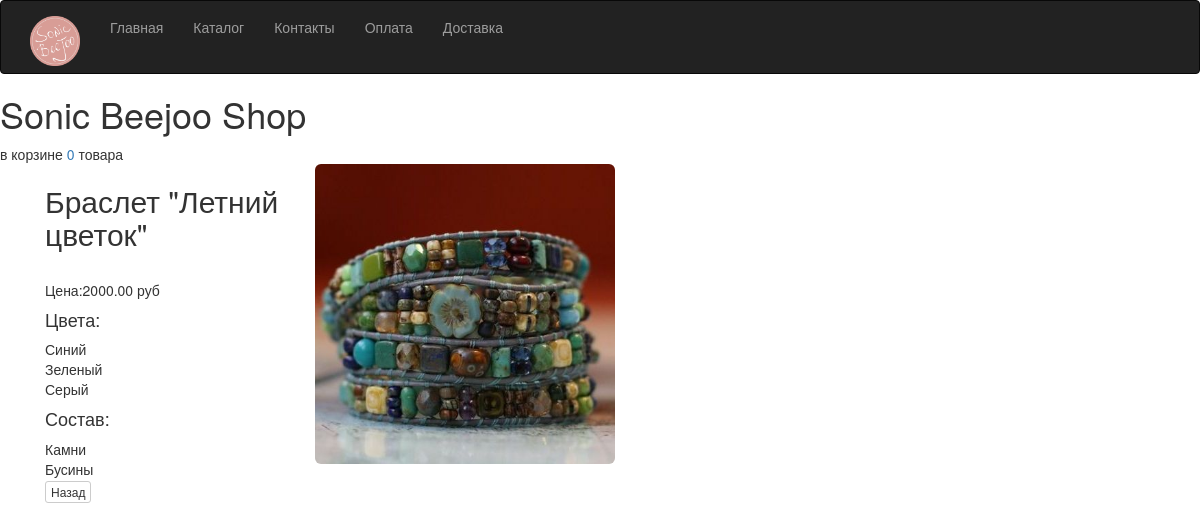
The app's page /good/4/ with its own data.
### sonic_beejoo/models.py (models this page shows)
class Good(models.Model):
    category = models.ForeignKey('Category')
    design_types = models.ManyToManyField('DesignType')
    colors = models.ManyToManyField('Color',related_name='all_colors')
    title = models.CharField(max_length=50, blank=False)
    short_description = models.CharField(max_length=100)
    full_description = models.TextField(blank=True)
    price = models.DecimalField(max_digits=10, decimal_places=2)
    sale = models.DecimalField(max_digits=10, decimal_places=2, default=0)
    img_uri = models.ImageField(upload_to='goods_img', blank=True)
    img_second_uri = models.ImageField(upload_to='goods_img', blank=True)
    data_created = models.DateTimeField(default=timezone.now())
    amount = models.IntegerField(default=1)
    slug = models.SlugField(max_length=50, blank=False, unique=True)
    is_displayed = models.BooleanField(default=True)
    class Meta:
        verbose_name_plural = 'Товар'

class Color(models.Model):
    name = models.CharField(max_length=20, blank=False, unique=True)
    is_displayed = models.BooleanField(default=True)
    class Meta:
        verbose_name_plural = 'Цвет'
    def __str__(self):
        return self.name

class DesignType(models.Model):
    name = models.CharField('Тип изделия', max_length=50, blank=False, unique=True)
    is_displayed = models.BooleanField('Отображать', default=True)
    class Meta:
        verbose_name_plural = 'Состав'
    def __str__(self):
        return self.name

### sonic_beejoo/views.py (the view)
# urls.py: url(r'^good/(?P<product_id>[0-9]+)/', good, name='good'),
def good(request, product_id):
    if request.method == 'GET':
        in_basket = str(len(request.session['inbasket'])) if 'inbasket' in request.session else 0
        return render(request, 'sonic_beejoo/good.html', {'goood': Good.objects.get(id=product_id), 'inbasket': in_basket})
    return HttpResponse(status=405)

### sonic_beejoo/templates/sonic_beejoo/good.html
{% extends "sonic_beejoo/_base.html" %}
{% block content %}
    <br>
    <div class="container">
            <img class="img-rounded" src="{{ goood.img_uri.url }}" width="300" height="300">
            <div class="col-md-3">
                <h2>{{ goood.title }}</h2>
                {{ goood.full_description }}<br>
                <p>Цена:{{ goood.price }} руб</p>
                <h4>Цвета:</h4>
                {% for color in goood.colors.all %}
                {{ color}}<br>
                {% endfor %}
                <h4>Состав:</h4>
                {% for des in goood.design_types.all %}
                {{ des}}<br>
                {% endfor %}
                <a href="javascript:history.go(-1)" class="btn btn-default btn-xs">Назад</a>
            </div>
    </div>
{% endblock %}

### records on screen
Good: img_uri (picture), title "Браслет \"Летний цветок\"", price "2000.00"
Color: name "Синий"
Color: name "Зеленый"
Color: name "Серый"
DesignType: name "Камни"
DesignType: name "Бусины"

### other values on screen
{{ inbasket }} "0"
